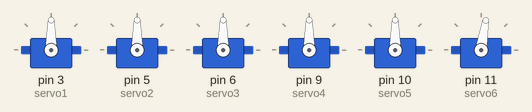
The sketch below on a simulated Arduino Uno, built with avr-gcc and run on an emulated ATmega328P. Parts: 6 × servo.

Above: at 0.25 s.
At 0.7 s:
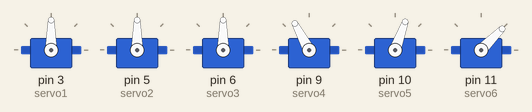
At 1.2 s:
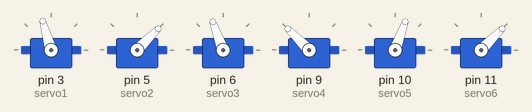
At 2.2 s:
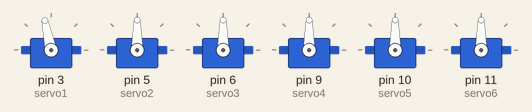
At 3.2 s:
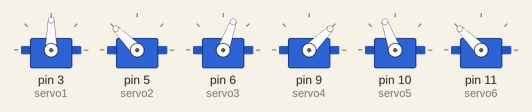
At 4.25 s:
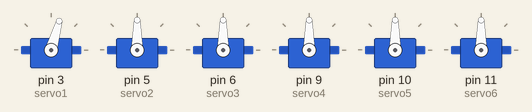
Timing chart, 0 to 5.6 s (numbered marks = the images above):
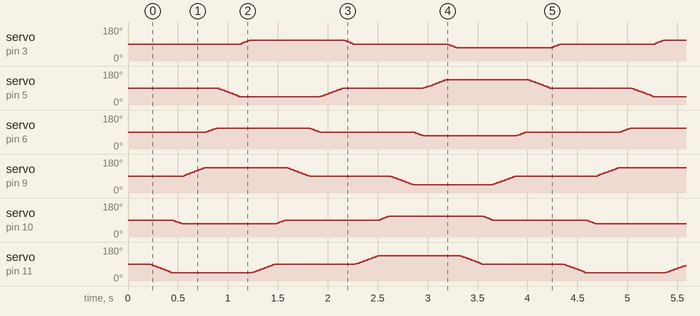

Measured:
- by itself, servo on pin 3 (servo1): repeats every 4.1 s: 98° 0.02 s, 102° 0.02 s, 106° 0.02 s, 110° 0.95 s, 106° 0.02 s, 102° 0.02 s, 98° 0.02 s, 94° 0.02 s, 90° 0.95 s, 86° 0.02 s, 82° 0.02 s, 78° 0.02 s, 74° 0.02 s, 70° 0.95 s, 74° 0.02 s, 78° 0.02 s, 82° 0.02 s, 86° 0.02 s, 90° 0.95 s, 94° 0.02 s

The sketch:

Arduino_Code_for_Robotic_Snake.ino
```cpp
#include <Servo.h>

Servo servo1, servo2, servo3, servo4, servo5, servo6;

void setup() {
  servo1.attach(3);
  servo2.attach(5);
  servo3.attach(6);
  servo4.attach(9);
  servo5.attach(10);
  servo6.attach(11);

  // Set all to 90 degrees initially
  servo1.write(90);
  servo2.write(90);
  servo3.write(90);
  servo4.write(90);
  servo5.write(90);
  servo6.write(90);
  delay(200);
}

void loop() {

  for (float pos = 90; pos >= 45; pos -= 1) {
    servo6.write(pos);
    delay(5);
  }
  for (float pos = 90; pos >= 70; pos -= 1){
    servo5.write(pos);
    delay(5);
  }
  for (float pos = 90; pos <= 135; pos += 1) {
    servo4.write(pos);
    delay(5);
  }
  for (float pos = 90; pos <= 110; pos++) {
    servo3.write(pos);
    delay(5);
  }
  for (float pos = 90; pos >= 45; pos -= 1) {
    servo2.write(pos);
    delay(5);
  }
  for (float pos = 90; pos <= 110; pos++) {
    servo1.write(pos);
    delay(5);
  }
    delay(15);


  for (float pos = 45; pos <= 90; pos += 1) {
    servo6.write(pos);
    delay(5);
  }
  for (float pos = 70; pos <= 90; pos++) {
    servo5.write(pos);
    delay(5);
  }
  for (float pos = 135; pos >= 90; pos -= 1) {
    servo4.write(pos);
    delay(5);
  }
  for (float pos = 110; pos >= 90; pos--) {
    servo3.write(pos);
    delay(5);
  }
  for (float pos = 45; pos <= 90; pos += 1) {
    servo2.write(pos);
    delay(5);
  }
  for (float pos = 110; pos >= 90; pos--) {
    servo1.write(pos);
    delay(5);
  }
    delay(15);


  for (float pos = 90; pos <= 135; pos += 1) {
    servo6.write(pos);
    delay(5);
  }
  for (float pos = 90; pos <= 110; pos++) {
    servo5.write(pos);
    delay(5);
  }
  for (float pos = 90; pos >= 45; pos -= 1)  {
    servo4.write(pos);
    delay(5);
  }
  for (float pos = 90; pos >= 70; pos -= 1) {
    servo3.write(pos);
    delay(5);
  }
  for (float pos = 90; pos <= 135; pos += 1) {
    servo2.write(pos);
    delay(5);
  }
  for (float pos = 90; pos >= 70; pos--) {
    servo1.write(pos);
    delay(5);
  }
    delay(15);


  for (float pos = 135; pos >= 90; pos -= 1) {
    servo6.write(pos);
    delay(5);
  }
  for (float pos = 110; pos >= 90; pos--) {
    servo5.write(pos);
    delay(5);
  }
  for (float pos = 45; pos <= 90; pos += 1) {
    servo4.write(pos);
    delay(5);
  }
  for (float pos = 70; pos <= 90; pos++) {
    servo3.write(pos);
    delay(5);
  }
  for (float pos = 135; pos >= 90; pos -= 1) {
    servo2.write(pos);
    delay(5);
  }
  for (float pos = 70; pos <= 90; pos++) {
    servo1.write(pos);
    delay(5);
  }
  delay(15);
}
```
